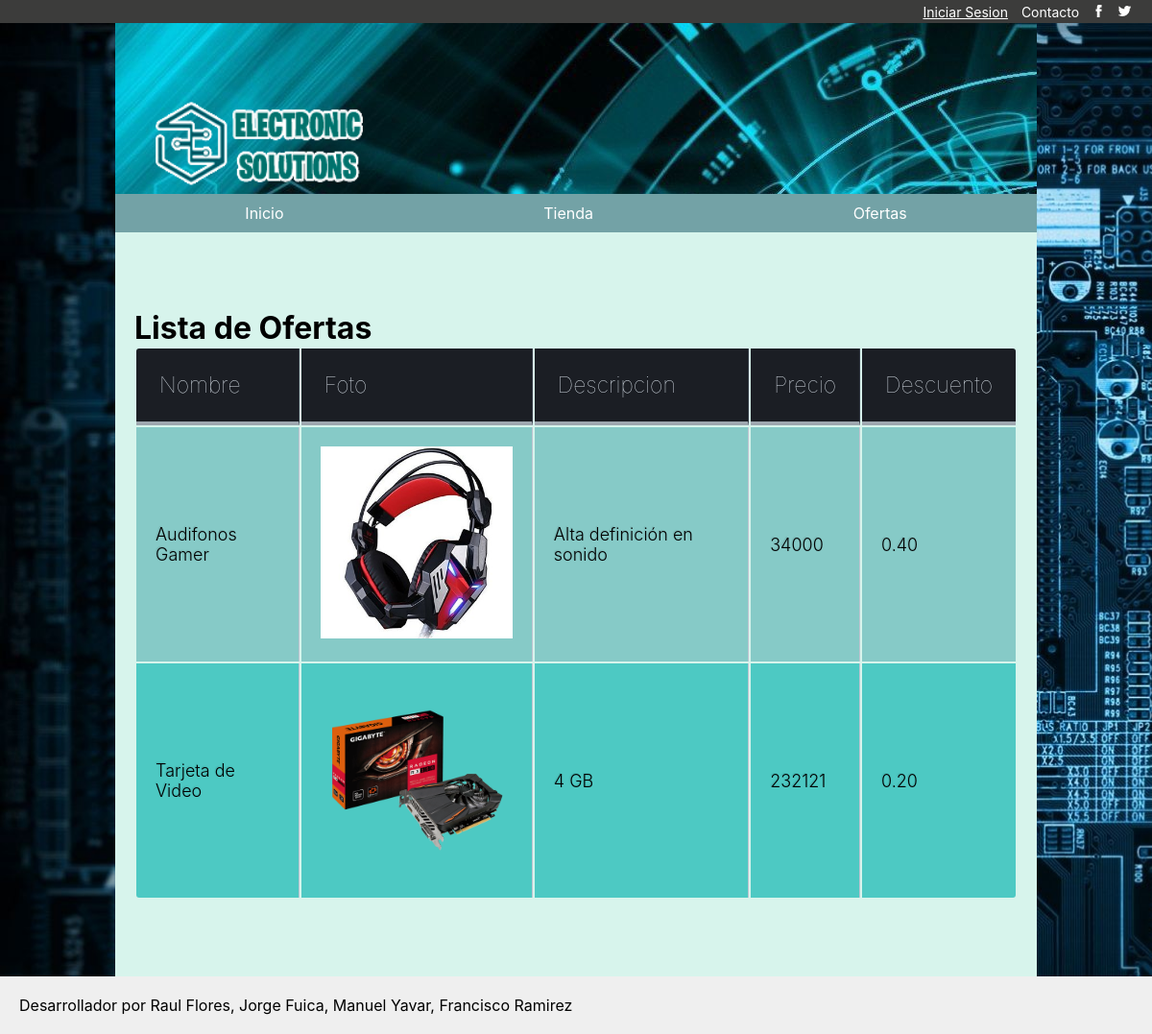
Screenshot of /Ofertas with the database file from the repository.
### sistema/models.py (models this page shows, shortened)
class Producto(models.Model):
	codigo = models.AutoField(primary_key = True)
	nombre = models.CharField(max_length = 50)
	descripcion = models.TextField()
	precio = models.IntegerField()
	tipo = models.CharField(max_length = 20)
	foto = models.ImageField(upload_to = "productos", blank = True, null = True)

class Oferta(models.Model):
	codigo = models.AutoField(primary_key = True)
	fechaInicio = models.DateField(auto_now_add = True)
	fechaFin = models.DateField()
	vigente = models.BooleanField(default = True)
	porcentaje = models.DecimalField(max_digits = 3, decimal_places = 2)
	producto = models.ForeignKey(Producto, on_delete = models.CASCADE)
	sucursal = models.ForeignKey(Sucursal, on_delete = models.CASCADE)

### sistema/views.py (the view)
# urls.py: url(r"^Ofertas$", views.ofertas, name = "Ofertas"),
def ofertas(request):
	lista=Producto.objects.all().order_by('nombre')
	ofer=Oferta.objects.all()
	plantilla=loader.get_template("ofertas.html")
	diccionario={
		'lista':lista,
		'ofer':ofer,
	}
	return HttpResponse(plantilla.render(diccionario,request))

### sistema/templates/ofertas.html
{% extends "maqueta.html" %}
{% block content %}
{% load staticfiles %}
<link rel="stylesheet" type="text/css" href="{% static 'css/tablas.css' %}">
<h1>Lista de Ofertas</h1>
{% if lista %}
<table>
    <tr>
        <th>Nombre</th>
        <th>Foto</th>
        <th>Descripcion</th>
        <th>Precio</th>
        <th>Descuento</th>
    </tr>
    {% for m in lista %}
      {% for i in ofer %}
        {% if m.codigo == i.producto_id %}
          <tr>
              <td>{{ m.nombre }}</td>
              <td><img src={{ m.foto.url }} width="200px"  alt="" ></img></td>
              <td>{{ m.descripcion }}</td>
              <td>{{ m.precio }}</td>
              <td>{{ i.porcentaje }}</td>
          </tr>
        {% endif%}
      {% endfor%}
    {% endfor %}
</table>
{% else %}
    <h5>No hay Ofertas</h5>
{% endif %}
{% endblock %}

### sistema/static/css/styles.css (style rules this page uses)
* { margin: 0px; padding: 0px; box-sizing: border-box; font-family: "SF Pro Display", "Calibri", "Arial"; }
body { background-image: url("./background.jpg"); background-size: cover; }

### sistema/static/css/tablas.css (style rules this page uses)
th { color:#D5DDE5; background:#1b1e24; border-bottom:4px solid #9ea7af; border-right: 1px solid #343a45; font-size:23px; font-weight: 100; padding:24px; text-align:left; text-shadow: 0 1px 1px rgba(0, 0, 0, 0.1); vertical-align:middle; }
th:first-child { border-top-left-radius:3px; }
th:last-child { border-top-right-radius:3px; border-right:none; }
tr { border-top: 1px solid #C1C3D1; border-bottom-: 1px solid #C1C3D1; color:black; font-size:16px; font-weight:normal; text-shadow: 0 1px 1px rgba(256, 256, 256, 0.1); }
tr:first-child { border-top:none; }
tr:last-child { border-bottom:none; }
tr:nth-child(odd) td { background:#4DC9C3; }
tr:last-child td:first-child { border-bottom-left-radius:3px; }
tr:last-child td:last-child { border-bottom-right-radius:3px; }
td { background:rgb(134, 202, 199); padding:20px; text-align:left; vertical-align:middle; font-weight:300; font-size:18px; text-shadow: -1px -1px 1px rgba(0, 0, 0, 0.1); border-right: 1px solid #C1C3D1; }
td:last-child { border-right: 0px; }

### rows the page displays
Producto: nombre "Audifonos Gamer", descripcion "Alta definición en sonido", precio "34000"
Oferta: foto (picture), porcentaje "0.40"
Producto: nombre "Tarjeta de Video", descripcion "4 GB", precio "232121"
Oferta: foto (picture), porcentaje "0.20"
